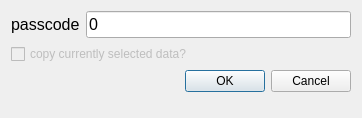
<?xml version="1.0" encoding="UTF-8"?>
<ui version="4.0">
 <class>NewCardDialog</class>
 <widget class="QDialog" name="NewCardDialog">
  <property name="geometry">
   <rect>
    <x>0</x>
    <y>0</y>
    <width>362</width>
    <height>118</height>
   </rect>
  </property>
  <property name="windowTitle">
   <string>Insert New Card</string>
  </property>
  <layout class="QFormLayout" name="formLayout">
   <item row="0" column="0">
    <widget class="QLabel" name="passLabel">
     <property name="font">
      <font>
       <pointsize>12</pointsize>
      </font>
     </property>
     <property name="text">
      <string>passcode</string>
     </property>
    </widget>
   </item>
   <item row="0" column="1">
    <widget class="TrimOnPasteLineEdit" name="passLineEdit">
     <property name="font">
      <font>
       <pointsize>12</pointsize>
      </font>
     </property>
     <property name="inputMask">
      <string/>
     </property>
     <property name="text">
      <string notr="true">0</string>
     </property>
     <property name="maxLength">
      <number>10</number>
     </property>
    </widget>
   </item>
   <item row="1" column="0" colspan="2">
    <widget class="QCheckBox" name="copyDataCheckBox">
     <property name="enabled">
      <bool>false</bool>
     </property>
     <property name="text">
      <string>copy currently selected data?</string>
     </property>
    </widget>
   </item>
   <item row="2" column="0" colspan="2">
    <widget class="QDialogButtonBox" name="buttonBox">
     <property name="orientation">
      <enum>Qt::Horizontal</enum>
     </property>
     <property name="standardButtons">
      <set>QDialogButtonBox::Cancel|QDialogButtonBox::Ok</set>
     </property>
    </widget>
   </item>
  </layout>
 </widget>
 <customwidgets>
  <customwidget>
   <class>TrimOnPasteLineEdit</class>
   <extends>QLineEdit</extends>
   <header>trim_on_paste_line_edit.hpp</header>
  </customwidget>
 </customwidgets>
 <resources/>
 <connections>
  <connection>
   <sender>buttonBox</sender>
   <signal>accepted()</signal>
   <receiver>NewCardDialog</receiver>
   <slot>accept()</slot>
   <hints>
    <hint type="sourcelabel">
     <x>248</x>
     <y>254</y>
    </hint>
    <hint type="destinationlabel">
     <x>157</x>
     <y>274</y>
    </hint>
   </hints>
  </connection>
  <connection>
   <sender>buttonBox</sender>
   <signal>rejected()</signal>
   <receiver>NewCardDialog</receiver>
   <slot>reject()</slot>
   <hints>
    <hint type="sourcelabel">
     <x>316</x>
     <y>260</y>
    </hint>
    <hint type="destinationlabel">
     <x>286</x>
     <y>274</y>
    </hint>
   </hints>
  </connection>
 </connections>
</ui>
